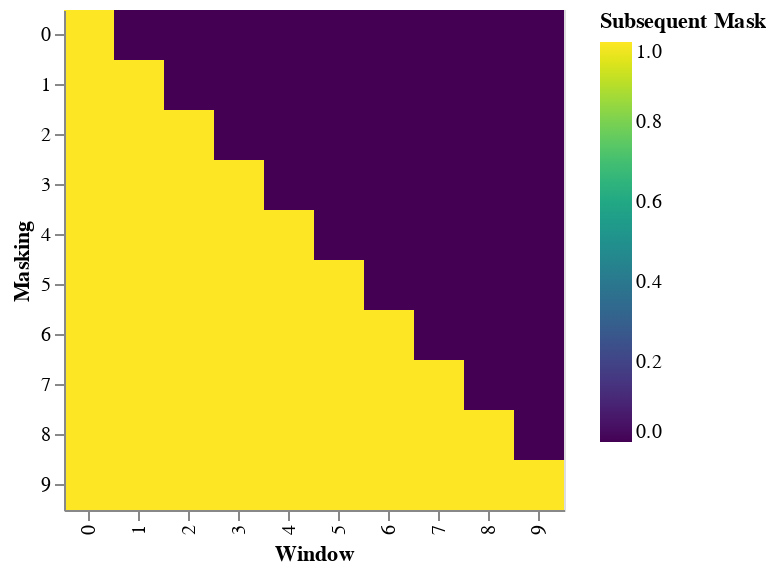

Source (notebook cell):
### Markdown cell above
Below the attention mask shows the position each tgt word (row) is allowed to look at (column). Words are blocked for attending to future words during training.

### Code cell
max_pos = 10
def example_mask():
    LS_data = pd.concat(
        [
            pd.DataFrame(
                {
                    "Subsequent Mask": subsequent_mask(max_pos)[0][x, y].flatten(),
                    "Window": y,
                    "Masking": x,
                }
            )
            for y in range(max_pos)
            for x in range(max_pos)
        ]
    )

    return (
        alt.Chart(LS_data)
        .mark_rect()
        .properties(height=250, width=250)
        .encode(
            alt.X("Window:O"),
            alt.Y("Masking:O"),
            alt.Color("Subsequent Mask:Q", scale=alt.Scale(scheme="viridis")),
        )
        .interactive()
    )


show_example(example_mask)

### Figure 1 — Vega-Lite specification as saved in the notebook (floating-point values rounded to 4 significant figures)
{"config": {"view": {"continuousWidth": 400, "continuousHeight": 300}}, "data": {"name": "data-9521fd308f9833e12c73f8e2e1a22793"}, "mark": "rect", "encoding": {"color": {"field": "Subsequent Mask", "scale": {"scheme": "viridis"}, "type": "quantitative"}, "x": {"field": "Window", "type": "ordinal"}, "y": {"field": "Masking", "type": "ordinal"}}, "height": 250, "selection": {"selector001": {"type": "interval", "bind": "scales", "encodings": ["x", "y"]}}, "width": 250, "$schema": "https://vega.github.io/schema/vega-lite/v4.17.0.json", "datasets": {"data-9521fd308f9833e12c73f8e2e1a22793": [{"Subsequent Mask": true, "Window": 0, "Masking": 0}, {"Subsequent Mask": true, "Window": 0, "Masking": 1}, {"Subsequent Mask": true, "Window": 0, "Masking": 2}, {"Subsequent Mask": true, "Window": 0, "Masking": 3}, {"Subsequent Mask": true, "Window": 0, "Masking": 4}, {"Subsequent Mask": true, "Window": 0, "Masking": 5}, {"Subsequent Mask": true, "Window": 0, "Masking": 6}, {"Subsequent Mask": true, "Window": 0, "Masking": 7}, {"Subsequent Mask": true, "Window": 0, "Masking": 8}, {"Subsequent Mask": true, "Window": 0, "Masking": 9}, {"Subsequent Mask": false, "Window": 1, "Masking": 0}, {"Subsequent Mask": true, "Window": 1, "Masking": 1}, {"Subsequent Mask": true, "Window": 1, "Masking": 2}, {"Subsequent Mask": true, "Window": 1, "Masking": 3}, {"Subsequent Mask": true, "Window": 1, "Masking": 4}, {"Subsequent Mask": true, "Window": 1, "Masking": 5}, {"Subsequent Mask": true, "Window": 1, "Masking": 6}, {"Subsequent Mask": true, "Window": 1, "Masking": 7}, {"Subsequent Mask": true, "Window": 1, "Masking": 8}, {"Subsequent Mask": true, "Window": 1, "Masking": 9}, {"Subsequent Mask": false, "Window": 2, "Masking": 0}, {"Subsequent Mask": false, "Window": 2, "Masking": 1}, {"Subsequent Mask": true, "Window": 2, "Masking": 2}, {"Subsequent Mask": true, "Window": 2, "Masking": 3}, {"Subsequent Mask": true, "Window": 2, "Masking": 4}, {"Subsequent Mask": true, "Window": 2, "Masking": 5}, {"Subsequent Mask": true, "Window": 2, "Masking": 6}, {"Subsequent Mask": true, "Window": 2, "Masking": 7}, {"Subsequent Mask": true, "Window": 2, "Masking": 8}, {"Subsequent Mask": true, "Window": 2, "Masking": 9}, {"Subsequent Mask": false, "Window": 3, "Masking": 0}, {"Subsequent Mask": false, "Window": 3, "Masking": 1}, {"Subsequent Mask": false, "Window": 3, "Masking": 2}, {"Subsequent Mask": true, "Window": 3, "Masking": 3}, {"Subsequent Mask": true, "Window": 3, "Masking": 4}, {"Subsequent Mask": true, "Window": 3, "Masking": 5}, {"Subsequent Mask": true, "Window": 3, "Masking": 6}, {"Subsequent Mask": true, "Window": 3, "Masking": 7}, {"Subsequent Mask": true, "Window": 3, "Masking": 8}, {"Subsequent Mask": true, "Window": 3, "Masking": 9}, {"Subsequent Mask": false, "Window": 4, "Masking": 0}, {"Subsequent Mask": false, "Window": 4, "Masking": 1}, {"Subsequent Mask": false, "Window": 4, "Masking": 2}, {"Subsequent Mask": false, "Window": 4, "Masking": 3}, {"Subsequent Mask": true, "Window": 4, "Masking": 4}, {"Subsequent Mask": true, "Window": 4, "Masking": 5}, {"Subsequent Mask": true, "Window": 4, "Masking": 6}, {"Subsequent Mask": true, "Window": 4, "Masking": 7}, {"Subsequent Mask": true, "Window": 4, "Masking": 8}, {"Subsequent Mask": true, "Window": 4, "Masking": 9}, {"Subsequent Mask": false, "Window": 5, "Masking": 0}, {"Subsequent Mask": false, "Window": 5, "Masking": 1}, {"Subsequent Mask": false, "Window": 5, "Masking": 2}, {"Subsequent Mask": false, "Window": 5, "Masking": 3}, {"Subsequent Mask": false, "Window": 5, "Masking": 4}, {"Subsequent Mask": true, "Window": 5, "Masking": 5}, {"Subsequent Mask": true, "Window": 5, "Masking": 6}, {"Subsequent Mask": true, "Window": 5, "Masking": 7}, {"Subsequent Mask": true, "Window": 5, "Masking": 8}, {"Subsequent Mask": true, "Window": 5, "Masking": 9}, {"Subsequent Mask": false, "Window": 6, "Masking": 0}, {"Subsequent Mask": false, "Window": 6, "Masking": 1}, {"Subsequent Mask": false, "Window": 6, "Masking": 2}, {"Subsequent Mask": false, "Window": 6, "Masking": 3}, {"Subsequent Mask": false, "Window": 6, "Masking": 4}, {"Subsequent Mask": false, "Window": 6, "Masking": 5}, {"Subsequent Mask": true, "Window": 6, "Masking": 6}, {"Subsequent Mask": true, "Window": 6, "Masking": 7}, {"Subsequent Mask": true, "Window": 6, "Masking": 8}, {"Subsequent Mask": true, "Window": 6, "Masking": 9}, {"Subsequent Mask": false, "Window": 7, "Masking": 0}, {"Subsequent Mask": false, "Window": 7, "Masking": 1}, {"Subsequent Mask": false, "Window": 7, "Masking": 2}, {"Subsequent Mask": false, "Window": 7, "Masking": 3}, {"Subsequent Mask": false, "Window": 7, "Masking": 4}, {"Subsequent Mask": false, "Window": 7, "Masking": 5}, {"Subsequent Mask": false, "Window": 7, "Masking": 6}, {"Subsequent Mask": true, "Window": 7, "Masking": 7}, {"Subsequent Mask": true, "Window": 7, "Masking": 8}, {"Subsequent Mask": true, "Window": 7, "Masking": 9}, {"Subsequent Mask": false, "Window": 8, "Masking": 0}, {"Subsequent Mask": false, "Window": 8, "Masking": 1}, {"Subsequent Mask": false, "Window": 8, "Masking": 2}, {"Subsequent Mask": false, "Window": 8, "Masking": 3}, {"Subsequent Mask": false, "Window": 8, "Masking": 4}, {"Subsequent Mask": false, "Window": 8, "Masking": 5}, {"Subsequent Mask": false, "Window": 8, "Masking": 6}, {"Subsequent Mask": false, "Window": 8, "Masking": 7}, {"Subsequent Mask": true, "Window": 8, "Masking": 8}, {"Subsequent Mask": true, "Window": 8, "Masking": 9}, {"Subsequent Mask": false, "Window": 9, "Masking": 0}, {"Subsequent Mask": false, "Window": 9, "Masking": 1}, {"Subsequent Mask": false, "Window": 9, "Masking": 2}, {"Subsequent Mask": false, "Window": 9, "Masking": 3}, {"Subsequent Mask": false, "Window": 9, "Masking": 4}, {"Subsequent Mask": false, "Window": 9, "Masking": 5}, {"Subsequent Mask": false, "Window": 9, "Masking": 6}, {"Subsequent Mask": false, "Window": 9, "Masking": 7}, {"Subsequent Mask": false, "Window": 9, "Masking": 8}, {"Subsequent Mask": true, "Window": 9, "Masking": 9}]}}
